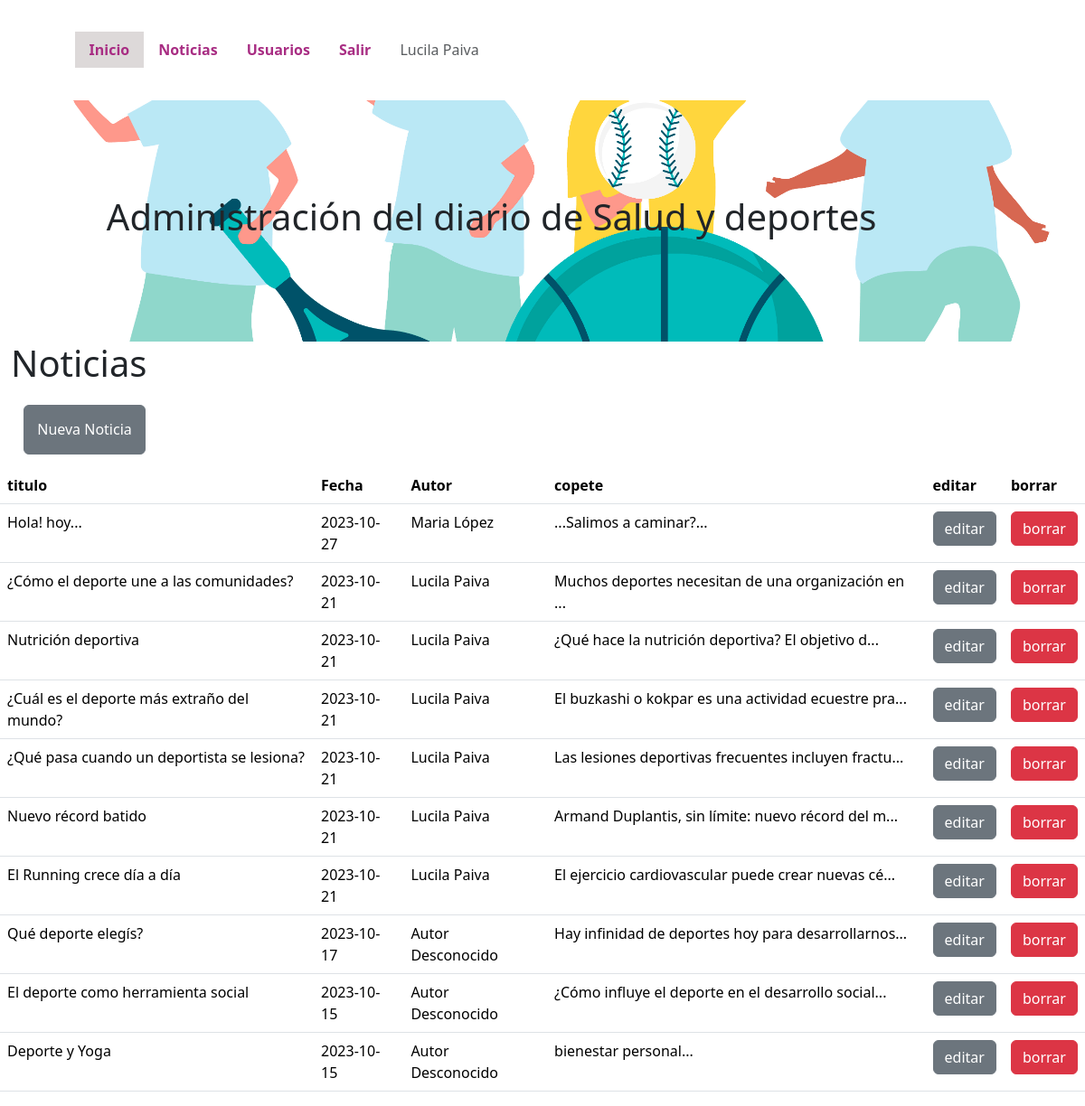
Screenshot of /admin/noticias.php (signed in) with the database file from the repository.
### tables this page shows
CREATE TABLE `noticias` (
  `id_noticia` int(11) NOT NULL,
  `id_usuario` int(11) NOT NULL,
  `titulo` text NOT NULL,
  `copete` text NOT NULL,
  `cuerpo` text NOT NULL,
  `imagen` varchar(255) NOT NULL,
  `fecha` date NOT NULL,
  `categoria` varchar(30) NOT NULL
);

CREATE TABLE `usuarios` (
  `id_usuario` int(11) NOT NULL,
  `nombre` varchar(30) NOT NULL,
  `apellido` varchar(30) NOT NULL,
  `usuario` varchar(30) NOT NULL,
  `password` varchar(30) NOT NULL,
  `tipo_usuario` varchar(10) NOT NULL,
  `fecha` date DEFAULT NULL
);

### admin/noticias.php (the view, shortened to what this page needs)
<!DOCTYPE html>
<html lang="es">
<head>
    <link href="../lib/bootstrap-5.3.2/css/bootstrap.min.css" rel="stylesheet">
    <link rel="stylesheet" type="text/css" href="css/styles2.css">
</head>
<body>
    <div class="container-fluid">
        <?php require("menu.php"); ?>
        <h1>Noticias</h1>
        <a href="noticias_nueva.php" class="btn btn-secondary my-button-nueva">Nueva Noticia</a>
    </div>
    <table class="table">
        <tr>
            <th>titulo</th>
            <th>Fecha</th>
            <th>Autor</th>
            <th>copete</th>
            <th>editar</th>
            <th>borrar</th>
        </tr>
        <?php
        require("conexion.php");
        $conexion = mysqli_connect($server_db, $usuario_db, $password_db)
            or die("No se puede conectar con el servidor");
        mysqli_select_db($conexion, $base_db)
            or die("No se puede seleccionar la base de datos");
        $instruccion = "select * from noticias order by fecha desc";
        $consulta = mysqli_query($conexion, $instruccion) or die("no pudo consultar");
        $nfilas = mysqli_num_rows($consulta);
for ($i = 0; $i < $nfilas; $i++) {
    $resultado = mysqli_fetch_array($consulta);
    $inst2 = "select * from usuarios where id_usuario=" . $resultado['id_usuario'];
    $consulta2 = mysqli_query($conexion, $inst2) or die("no puedo consultar");
    $autor = mysqli_fetch_array($consulta2);
    print('
        <tr>
            <td>' . trim($resultado['titulo']) . '</td>
            <td>' . $resultado['fecha'] . '</td>');
    if ($autor && isset($autor['nombre']) && isset($autor['apellido'])) {
        print('<td>' . $autor['nombre'] . ' ' . $autor['apellido'] . '</td>');
    } else {
        print('<td>Autor Desconocido</td>');
    }
    print('
            <td>' . substr($resultado['copete'], 0, 50) . '...</td>
            <td><a href="noticias_editar.php?id_noticia=' . $resultado['id_noticia'] . '" class="btn btn-secondary">editar</a></td>
            <td><a href="noticias_borrar.php?id_noticia=' . $resultado['id_noticia'] . '&imagen=' . $resultado['imagen'] . '" class="btn btn-danger" onclick="return confirm(&quot; Desea eliminar &quot;)">borrar<a/></td>
        </tr>
        ');
}
        ?>
    </table>
</body>
</html>

### admin/menu.php (shortened to what this page needs)
<!DOCTYPE html>
<html lang="es">
<head>
    <link href="lib/bootstrap-5.3.2/css/bootstrap.min.css" rel="stylesheet">
    <link rel="stylesheet" type="text/css" href="css/styles2.css">
    <link rel="stylesheet" type="text/css" href="css/footerstyles.css">
</head>
<body>
<ul class="nav">
    <li class="nav-item item">
        <a class="nav-link active my-nav-item" aria-current="page" href="home.php">Inicio</a>
    </li>
    <li class="nav-item">
        <a class="nav-link my-nav-item" href="noticias.php">Noticias</a>
    </li>
    <li class="nav-item">
        <a class="nav-link my-nav-item" href="usuarios.php">Usuarios</a>
    </li>
    <li class="nav-item ">
        <a class="nav-link my-nav-item" href="logout.php">Salir</a>
    </li>
    <li class="nav-item">
        <?php
        print("<a class='nav-link disabled'>" . $_SESSION['nombre'] . " " . $_SESSION['apellido'] . "</a>");
        ?>
    </li>
</ul>
<div class="container-imagen">
    <h1 class="texto-home">Administración del diario de Salud y deportes</h1>
</div>
</body>

### admin/css/styles2.css (style rules this page uses)
.nav { padding: 3%; padding-left: 6%; }
.item { background-color: rgb(221, 217, 217); }
.my-nav-item { color: rgb(168, 45, 131); font-weight: bold; }
.container-imagen { background-image: url('../../images/59892.jpg'); background-size: cover; background-position: center; background-repeat: no-repeat; padding: 9%; }
.my-button-nueva { margin: 1.2%; padding: 1.2%; }

### rows the page displays
noticias: titulo "Hola! hoy...", fecha "2023-10-27", id_usuario.nombre "Maria", id_usuario.apellido "López", copete "...Salimos a caminar?"
noticias: titulo "¿Cómo el deporte une a las comunidades?", fecha "2023-10-21", id_usuario.nombre "Lucila", id_usuario.apellido "Paiva", copete "Muchos deportes necesitan de una organización en"
noticias: titulo "Nutrición deportiva", fecha "2023-10-21", id_usuario.nombre "Lucila", id_usuario.apellido "Paiva", copete "¿Qué hace la nutrición deportiva? El objetivo d"
noticias: titulo "¿Cuál es el deporte más extraño del mundo?", fecha "2023-10-21", id_usuario.nombre "Lucila", id_usuario.apellido "Paiva", copete "El buzkashi o kokpar es una actividad ecuestre pra"
noticias: titulo "¿Qué pasa cuando un deportista se lesiona?", fecha "2023-10-21", id_usuario.nombre "Lucila", id_usuario.apellido "Paiva", copete "Las lesiones deportivas frecuentes incluyen fractu"
noticias: titulo "Nuevo récord batido", fecha "2023-10-21", id_usuario.nombre "Lucila", id_usuario.apellido "Paiva", copete "Armand Duplantis, sin límite: nuevo récord del m"
noticias: titulo "El Running crece día a día", fecha "2023-10-21", id_usuario.nombre "Lucila", id_usuario.apellido "Paiva", copete "El ejercicio cardiovascular puede crear nuevas cé"
noticias: titulo "Qué deporte elegís?", fecha "2023-10-17", shows "Autor Desconocido", copete "Hay infinidad de deportes hoy para desarrollarnos"
noticias: titulo "El deporte como herramienta social", fecha "2023-10-15", shows "Autor Desconocido", copete "¿Cómo influye el deporte en el desarrollo social"
noticias: titulo "Deporte y Yoga", fecha "2023-10-15", shows "Autor Desconocido", copete "bienestar personal"

### other values shown
$_SESSION['nombre'] "Lucila"
$_SESSION['apellido'] "Paiva"
